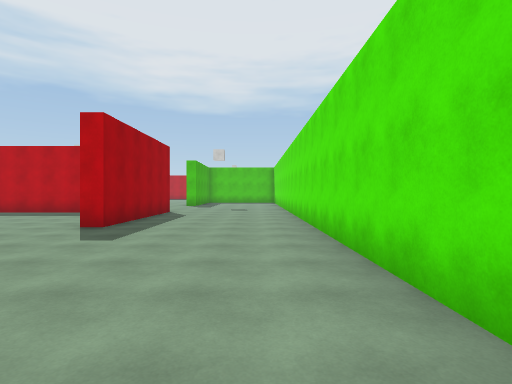
view 1 (above)

24 first-person views from a walk through a scene from a Unity 3-D project. The camera is 1.5 m above the floor, looks level and sees 80° across. The floor is counted in squares, 2 m on a side. Each view is taken from the middle of a square. On the plan, view 1 faces up. The plan holds only what a view shows up to about 10 squares ahead; the rest is blank. The place goes on beyond the plan. Surface patterns are stand-ins for the level's own textures.

view 2
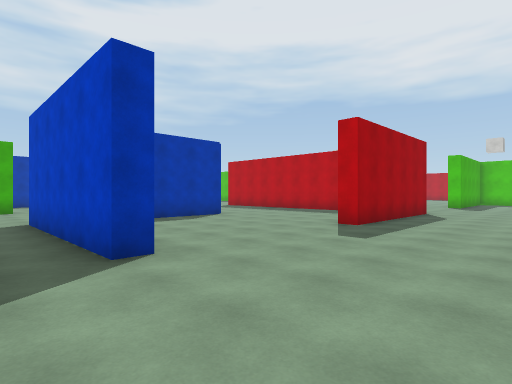

view 3
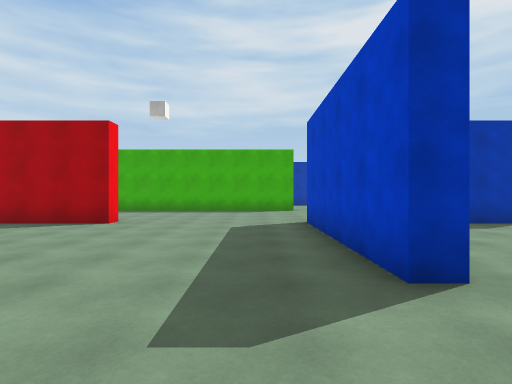

view 4
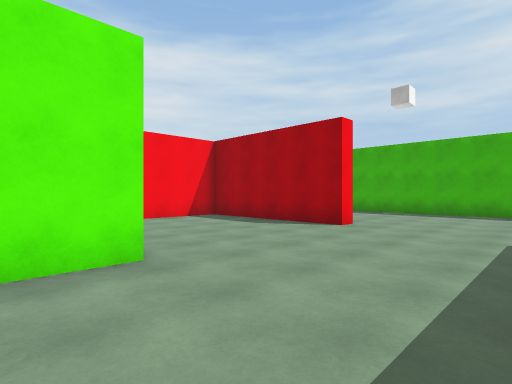

view 5
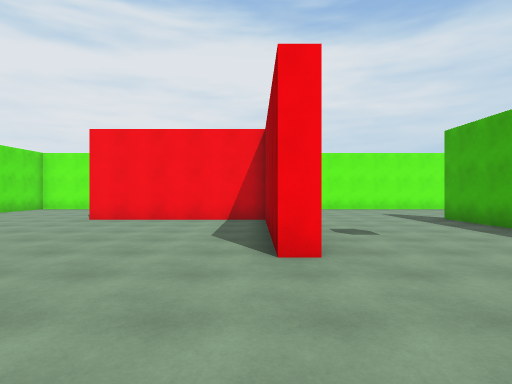

view 6
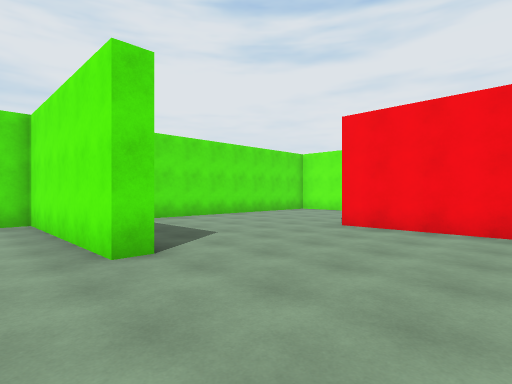

view 7
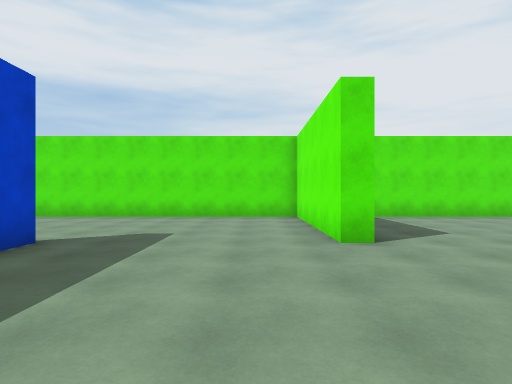

view 8
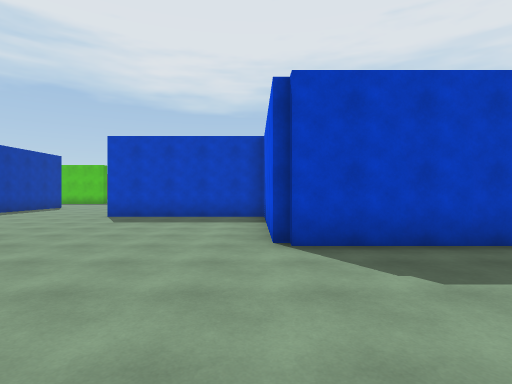

view 9
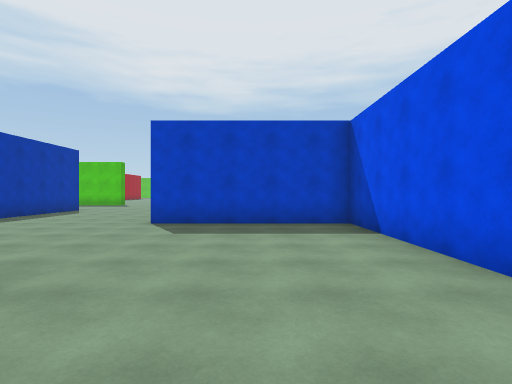

view 10
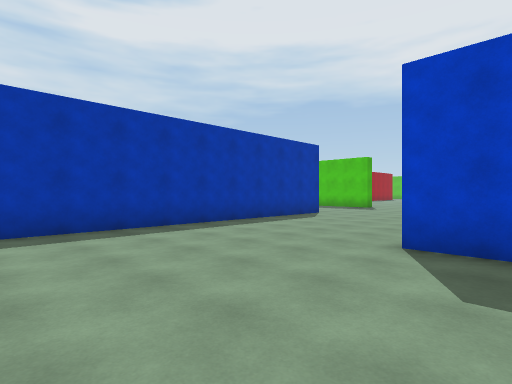

view 11
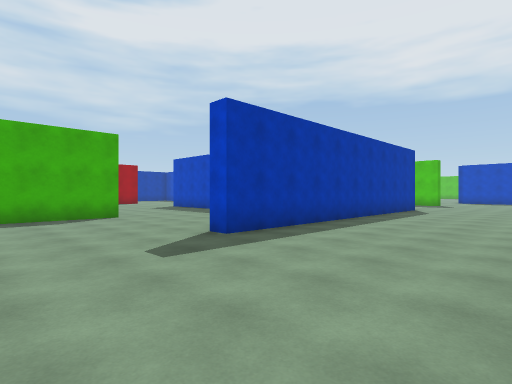

view 12
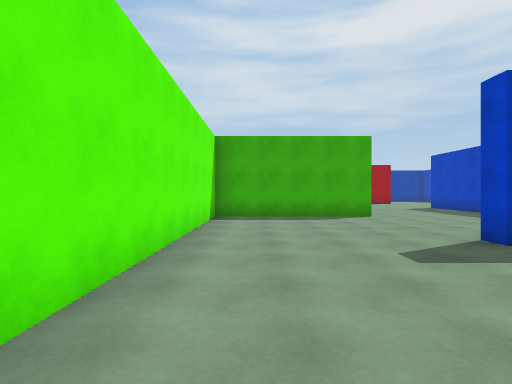

view 13
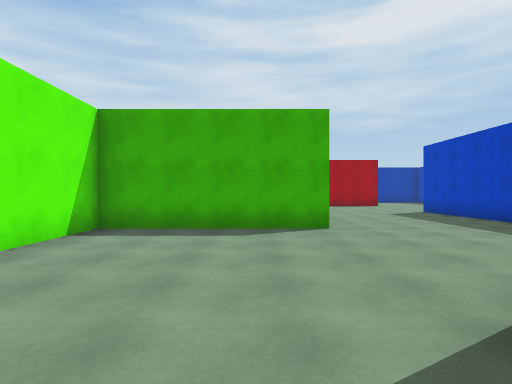

view 14
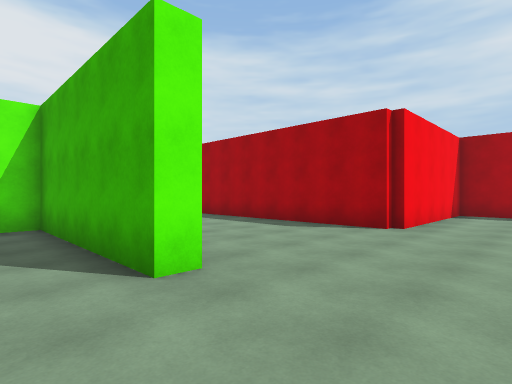

view 15
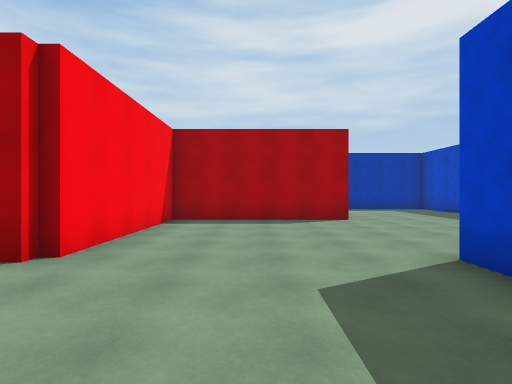

view 16
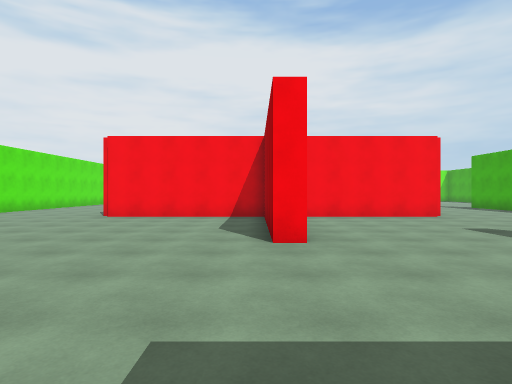

view 17
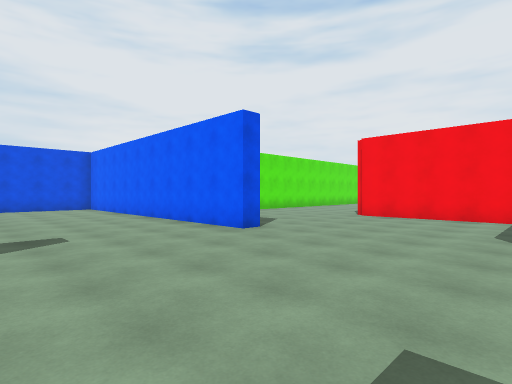

view 18
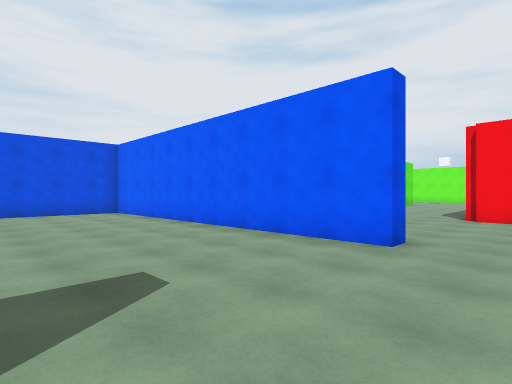

view 19
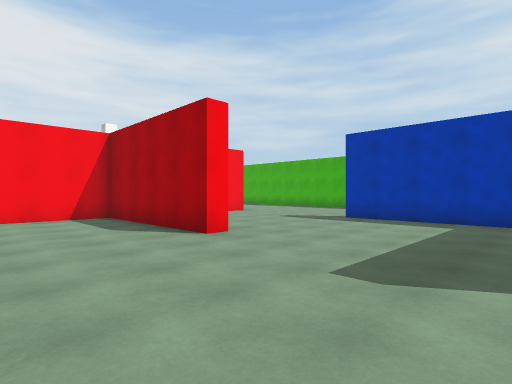

view 20
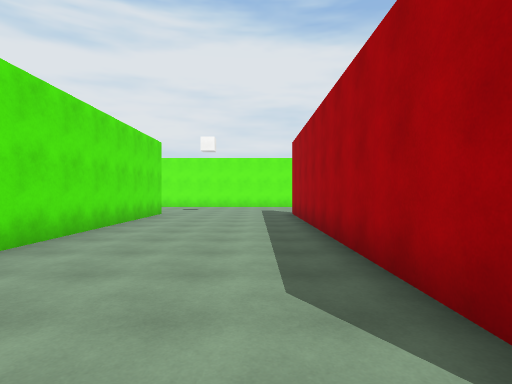

view 21
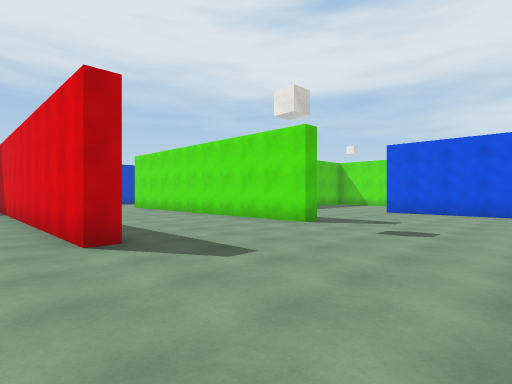

view 22
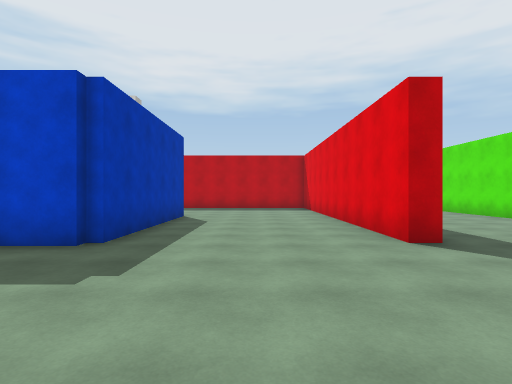

view 23
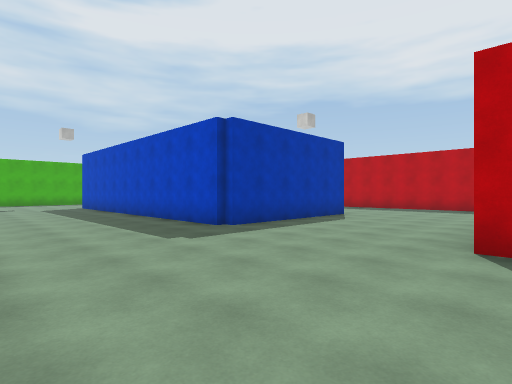

view 24
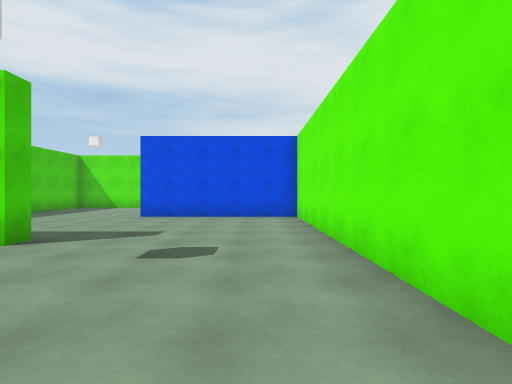

### Floor plan
Points are (right, up) in squares from view 1. A wall is a line through its corners. A room is listed if a view was taken in it or the views show most of it. See-through windows are left out.
Room 1 (views 1, 2, 3, 4, 5, 6, 7, 8, 9, 10, 11, 12, 13, 14, 15, 16, 17, 18, 19, 20, 21, 22, 23, 24)
walls: (-23.7, 1.5) (-23.2, 1.5) (-23.2, -3.2) (-15.4, -3.2); (-13.3, -0.9) (-13.3, -2.9); (-13.3, -6.2) (-13.3, -8.5); (-23.2, -8.5) (-23.8, -8.5) (-23.8, -1.9); (-18.8, 8) (-18.8, 10.1); (-24.4, 6.3) (-28.4, 6.3) (-28.4, 6.7) (-20.1, 6.7); (-8.9, -3.5) (-8.3, -3.5) (-8.3, -7.9); (-8.7, 1.6) (-8.7, 6.3) (-13.5, 6.3); (-18.2, 10) (-18.2, 1.5) (-18.7, 1.5); (-28.1, -8.5) (-28.7, -8.5) (-28.7, -0.1); (-8.3, 6.1) (-8.3, 4.1); (-8.4, -8.3) (-3.5, -8.3); (-33.2, -3.5) (-33.2, -8.5); (-26.6, -13.3) (-18.8, -13.3) (-18.8, -8.5); (-3.5, -3.9) (-3.5, -3.2) (1.3, -3.2) (1.3, 10); (-3.5, 1.9) (-3.5, 1.3) (-8.5, 1.3); (-33.5, -8.7) (-37.9, -8.7); (-33.9, 6.5) (-33.2, 6.5) (-33.2, 1.8) (-28.3, 1.8) (-28.3, -8); (-3.2, 10.9) (-3.2, 6.5) (-3.7, 6.5); (-38.6, 1.8) (-34.5, 1.8); (1.3, -9.8) (1.3, -5.5); (-38.3, 10.4) (-38.3, 6.5)

Where each view was taken, in squares from view 1:
view 1: 0 up, 0 right, facing up
view 2: 0 up, 0 right, facing up-left
view 3: 0 up, 1 left, facing left
view 4: 0 up, 2 left, facing down-left
view 5: 0 up, 8 left, facing down
view 6: 2 down, 7 left, facing down-right
view 7: 2 down, 8 left, facing right
view 8: 3 down, 9 left, facing up
view 9: 1 down, 11 left, facing up
view 10: 2 up, 12 left, facing up-left
view 11: 2 down, 14 left, facing up-left
view 12: 2 down, 14 left, facing left
view 13: 0 up, 17 left, facing left
view 14: 4 up, 22 left, facing down-left
view 15: 4 up, 25 left, facing left
view 16: 11 up, 33 left, facing down
view 17: 11 up, 33 left, facing down-right
view 18: 11 up, 30 left, facing down-right
view 19: 11 up, 30 left, facing down-left
view 20: 2 up, 27 left, facing down
view 21: 13 down, 30 left, facing up-right
view 22: 13 down, 31 left, facing up
view 23: 13 down, 28 left, facing up-left
view 24: 12 down, 28 left, facing right
